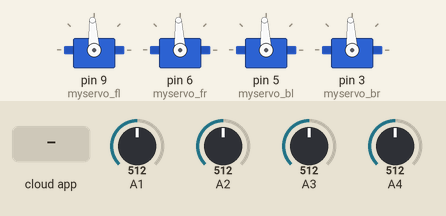
This sketch was run on a simulated Arduino Uno, built with avr-gcc and run on an emulated ATmega328P. Parts: 4 × servo. The inputs (shaded band) are chosen by the test bench; at power-on: A1 = 512, A2 = 512, A3 = 512, A4 = 512. The ROS host is connected and sends only what is stated.

Above: at 1.2 s.
1.3 s: the phone or cloud app sets control_effort to -100
At 2.4 s:
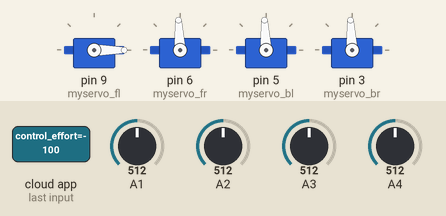
2.8 s: the phone or cloud app sets control_effort to 100
At 3.7 s:
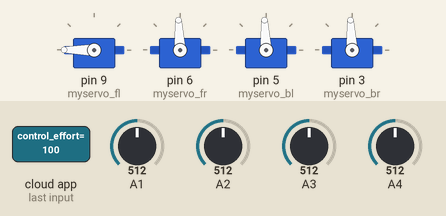
4.3 s: the phone or cloud app sets control_effort to 0
At 5.6 s:
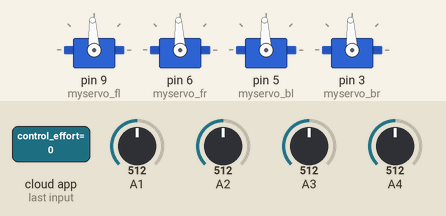
Timing chart, 0 to 7.3 s (numbered marks = the images above; inputs shaded):
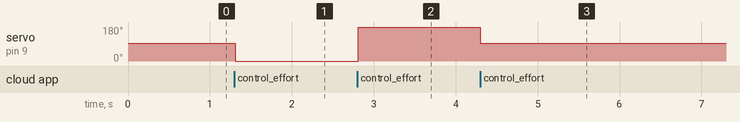

The sketch:

dingo_arduino_steering_yq.ino
```cpp
/*Written by Dean 4/23/20*/
//incoming command will be between -pi and pi and needs to be converted to XX-XXX
//fl servo = pin 9
//fr servo = pin 6
//bl servo = pin 5
//br servo = pin 3

//fl potfeedback = pin A1
//fr potfeedback = pin A2
//bl potfeedback = pin A3
//br potfeedback = pin A4

#include <Arduino.h>
#include <ros.h>
#include <geometry_msgs/Twist.h>
#include <std_msgs/String.h>
#include <std_msgs/Float64.h>
#include <Servo.h>

ros::NodeHandle nh;

std_msgs::Float64 float_msg_fl;
std_msgs::Float64 float_msg_fr;
std_msgs::Float64 float_msg_bl;
std_msgs::Float64 float_msg_br;

ros::Publisher pub_fl("true_position_fl", &float_msg_fl);
ros::Publisher pub_fr("true_position_fr", &float_msg_fr);
ros::Publisher pub_bl("true_position_bl", &float_msg_bl);
ros::Publisher pub_br("true_position_br", &float_msg_br);


Servo myservo_fl;
Servo myservo_fr;
Servo myservo_bl;
Servo myservo_br;

// Determine if the motor rotate
bool b_rotate = true;

// For tire alignment. The raw anlog value from Arduino.
// potentiometer value should be 0 to 1023. But now the voltage is not 5v. being 0 to 625. not exactly -pi/2, pi/2. Should be 0 to 840
// The range is [-2pi, 2pi]. We only use [-pi, pi] for left pi/2, right -pi/2 turning.
// The below default values should be within a range, so that the maximum turning (-pi/2 or pi/2) will not exceed the limit.
#define FL_VALUE 293
#define FR_VALUE 359
#define BL_VALUE 312
#define BR_VALUE 266
// [-pi/2, pi/2] corresponds to [0,840]
#define DENOM 840.0 * 2 * 3.141592
int pin_fl_value;
int pin_fr_value;
int pin_bl_value;
int pin_br_value;

void callback_fl(const std_msgs::Float64 &fl_command)
{
  int fl_int; //needs to be initialized outside of a loop
  if (abs(fl_command.data) > 15 && b_rotate)
  { //15 seems to be the highest number that will create motion
    fl_int = 93 + fl_command.data; //converts the float in the command to a value that can be read by the .write command
  }
  else
  { //so if the number is under 18, dont do anything (this prevents a lot of unecessary current flow)
    fl_int = 93;
  }
  myservo_fl.write(fl_int);
}

void callback_fr(const std_msgs::Float64 &fr_command)
{
  int fr_int; //needs to be initialized outside of a loop
  if (abs(fr_command.data) > 15 && b_rotate)
  { //15 seems to be the highest number that will create motion
    fr_int = 93 + fr_command.data; //converts the float in the command to a value that can be read by the .write command
  }
  else
  { //so if the number is under 18, dont do anything (this prevents a lot of unecessary current flow)
    fr_int = 93;
  }
  myservo_fr.write(fr_int);
}

void callback_bl(const std_msgs::Float64 &bl_command)
{
  int bl_int; //needs to be initialized outside of a loop
  if (abs(bl_command.data) > 15 && b_rotate)
  { //15 seems to be the highest number that will create motion
    bl_int = 93 + bl_command.data; //converts the float in the command to a value that can be read by the .write command
  }
  else
  { //so if the number is under 18, dont do anything (this prevents a lot of unecessary current flow)
    bl_int = 93;
  }
  myservo_bl.write(bl_int);
}

void callback_br(const std_msgs::Float64 &br_command)
{
  int br_int; //needs to be initialized outside of a loop
  if (abs(br_command.data) > 15 && b_rotate)
  { //15 seems to be the highest number that will create motion
    br_int = 93 + br_command.data; //converts the float in the command to a value that can be read by the .write command
  }
  else
  { //so if the number is under 18, dont do anything (this prevents a lot of unecessary current flow)
    br_int = 93;
  }
  myservo_br.write(br_int);
}

ros::Subscriber<std_msgs::Float64> sub_fl("arduino/fl_steering/control_effort", callback_fl);
ros::Subscriber<std_msgs::Float64> sub_fr("arduino/fr_steering/control_effort", callback_fr);
ros::Subscriber<std_msgs::Float64> sub_bl("arduino/bl_steering/control_effort", callback_bl);
ros::Subscriber<std_msgs::Float64> sub_br("arduino/br_steering/control_effort", callback_br);

void setup()
{
  Serial.begin(57600);
  nh.getHardware()->setBaud(57600);
  nh.initNode();

  nh.advertise(pub_fl);
  nh.advertise(pub_fr);
  nh.advertise(pub_bl);
  nh.advertise(pub_br);

  nh.subscribe(sub_fl);
  nh.subscribe(sub_fr);
  nh.subscribe(sub_bl);
  nh.subscribe(sub_br);

  myservo_fl.attach(9); //defines pin for the servo output
  myservo_fr.attach(6);
  myservo_bl.attach(5);
  myservo_br.attach(3);

  myservo_fl.write(93); //starts wheels at speed 0 (I found that 90 wasn't quite 0)
  myservo_fr.write(93);
  myservo_bl.write(93);
  myservo_br.write(93);
}

void loop()
{
  // A1 is the Pin number is a value from 0-1023 (linear scale with 0-5 V) // YQ: found to be 0-625
  // scales to voltage to radians and adds small offset if needed
  // float_msg_fl.data = fl_int; //used to test it is publishing correctly. replace this with analog read
  pin_fl_value = analogRead(A1);
  pin_fr_value = analogRead(A2);
  pin_bl_value = analogRead(A3);
  pin_br_value = analogRead(A4);

  /* Dean original
    // float_msg_fl.data = (pin_fl_value * (5.0 / 1023.0) - 1.5) * 3.14159 / 2;
    // float_msg_fr.data = (pin_fr_value * (5.0 / 1023.0) - 1.5) * 3.14159 / 2;
    // float_msg_bl.data = (pin_bl_value * (5.0 / 1023.0) - 1.5) * 3.14159 / 2;
    // float_msg_br.data = (pin_br_value * (5.0 / 1023.0) - 1.5) * 3.14159 / 2 + .017; */

  // If emergency stop, the values will be near 0, which generates wrong wheel positions.
  // Then the PID will generate wrong control commands.
  // Thus, do not publish these values and the servos do not move.

  if ( nh.connected() )
  {
    b_rotate = true;
    float_msg_fl.data = (pin_fl_value - FL_VALUE) / DENOM;
    float_msg_fr.data = (pin_fr_value - FR_VALUE) / DENOM;
    float_msg_bl.data = (pin_bl_value - BL_VALUE) / DENOM;
    float_msg_br.data = (pin_br_value - BR_VALUE) / DENOM;

    pub_fl.publish(&float_msg_fl); //publish voltages of potentiometers
    pub_fr.publish(&float_msg_fr);
    pub_bl.publish(&float_msg_bl);
    pub_br.publish(&float_msg_br);
  }
  else
  { //if connection is lost, send wheels to 90 degrees
    b_rotate = false;
    myservo_fl.write(93); //starts wheels at speed 0 (I found that 90 wasn't quite 0)
    myservo_fr.write(93);
    myservo_bl.write(93);
    myservo_br.write(93);
  }

  nh.spinOnce(); //enters the call back functions if there are messages on them
  delay(10);
}
```

Measured:
- after the input at 1.3 s, servo on pin 9 (myservo_fl): 93° → 0° at once
- after the input at 2.8 s, servo on pin 9 (myservo_fl): 0° → 180° at once
- after the input at 4.3 s, servo on pin 9 (myservo_fl): 180° → 93° at once
